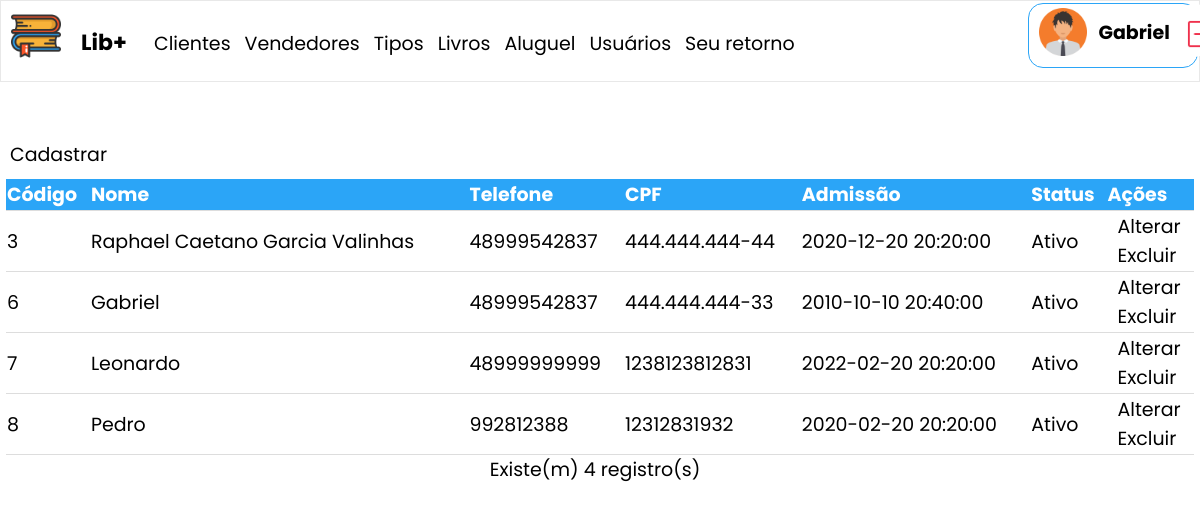
Page /listar_vendedores.php (signed in) on the committed database.
### tables this page shows
CREATE TABLE `vendedor` (
  `id` int(11) NOT NULL,
  `nome` varchar(150) NOT NULL,
  `endereco` varchar(150) NOT NULL,
  `telefone` varchar(14) NOT NULL,
  `cpf` char(14) NOT NULL,
  `admissao` datetime NOT NULL,
  `status` char(1) NOT NULL
);

### listar_vendedores.php (the view, shortened to what this page needs)
<!DOCTYPE html>
<html lang="pt=br">
	<head>
	</head>
	<body>
		<?php include('menu.php'); ?>
		<a href="cadastrar_vendedores.php">Cadastrar</a>
		<table class="tabela">
			<thead>
				<tr>
					<th>Código</th>
					<th>Nome</th>
					<th>Telefone</th>
					<th>CPF</th>
					<th>Admissão</th>
					<th>Status</th>
					<th>Ações</th>
				</tr>
			</thead>
			<tbody>
			<?php
				$sql = 'SELECT id, nome, telefone, cpf, admissao, status FROM vendedor';
				$query = mysqli_query($conexao, $sql);
				while ($item = mysqli_fetch_array($query, MYSQLI_ASSOC)) {
			?>
				<tr>
					<td><?php echo $item['id']; ?></td>
					<td><?php echo $item['nome']; ?></td>
					<td><?php echo $item['telefone']; ?></td>
					<td><?php echo $item['cpf']; ?></td>
					<td><?php echo $item['admissao']; ?></td>
					<td><?php echo $item['status'] == 'A' ? 'Ativo' : 'Inativo'; ?></td>
					<td>
						<a href="alterar_vendedores.php?id=<?php echo $item['id']; ?>">Alterar</a><br>
						<a href="excluir_vendedores.php?id=<?php echo $item['id']; ?>">Excluir</a>
					</td>
				</tr>
			<?php
				}
			?>
			</tbody>
		</table>
		<p> Existe(m) <?php echo mysqli_num_rows($query); ?> registro(s)</p>
	</body>
</html>

### css/style.css (style rules this page uses)
body { background: white; font-family: 'Poppins', sans-serif; font-style: normal; font-size: 19px; margin: 0px; }
.tabela { width: 99%; margin-top: 10px; margin-left: 0.5%; padding: 5px; height: 80px; border-collapse: collapse; }
th { text-align: left; }
.tabela thead { background-color: #2ba5f7; color: white; }
.tabela tbody, tr { border-bottom: 1px solid #dddddd; }
p { text-align: center; margin: 0 10px 0px 0px; }
a { color: black; margin-left: 10px; border-radius: 15px; background-color: white; text-decoration: none; font-weight: normal; }

### rows in the picture
vendedor: id "3", nome "Raphael Caetano Garcia Valinhas", telefone "48999542837", cpf "444.444.444-44", admissao "2020-12-20 20:20:00", status "Ativo"
vendedor: id "6", nome "Gabriel", telefone "48999542837", cpf "444.444.444-33", admissao "2010-10-10 20:40:00", status "Ativo"
vendedor: id "7", nome "Leonardo", telefone "48999999999", cpf "1238123812831", admissao "2022-02-20 20:20:00", status "Ativo"
vendedor: id "8", nome "Pedro", telefone "992812388", cpf "12312831932", admissao "2020-02-20 20:20:00", status "Ativo"

### other values in the picture
$_SESSION['usuario']['nome'] "Gabriel"
mysqli_num_rows($query) "4"
